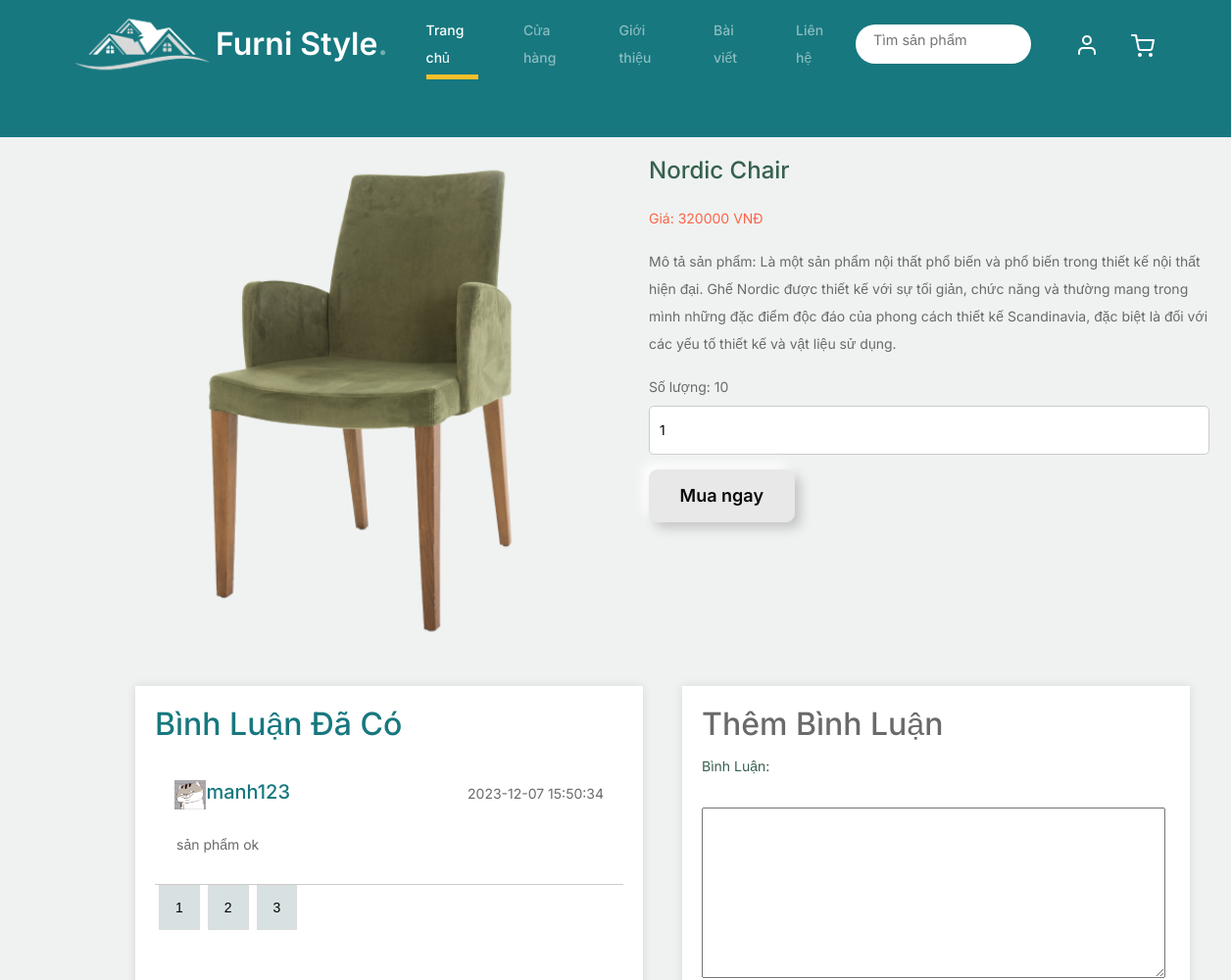
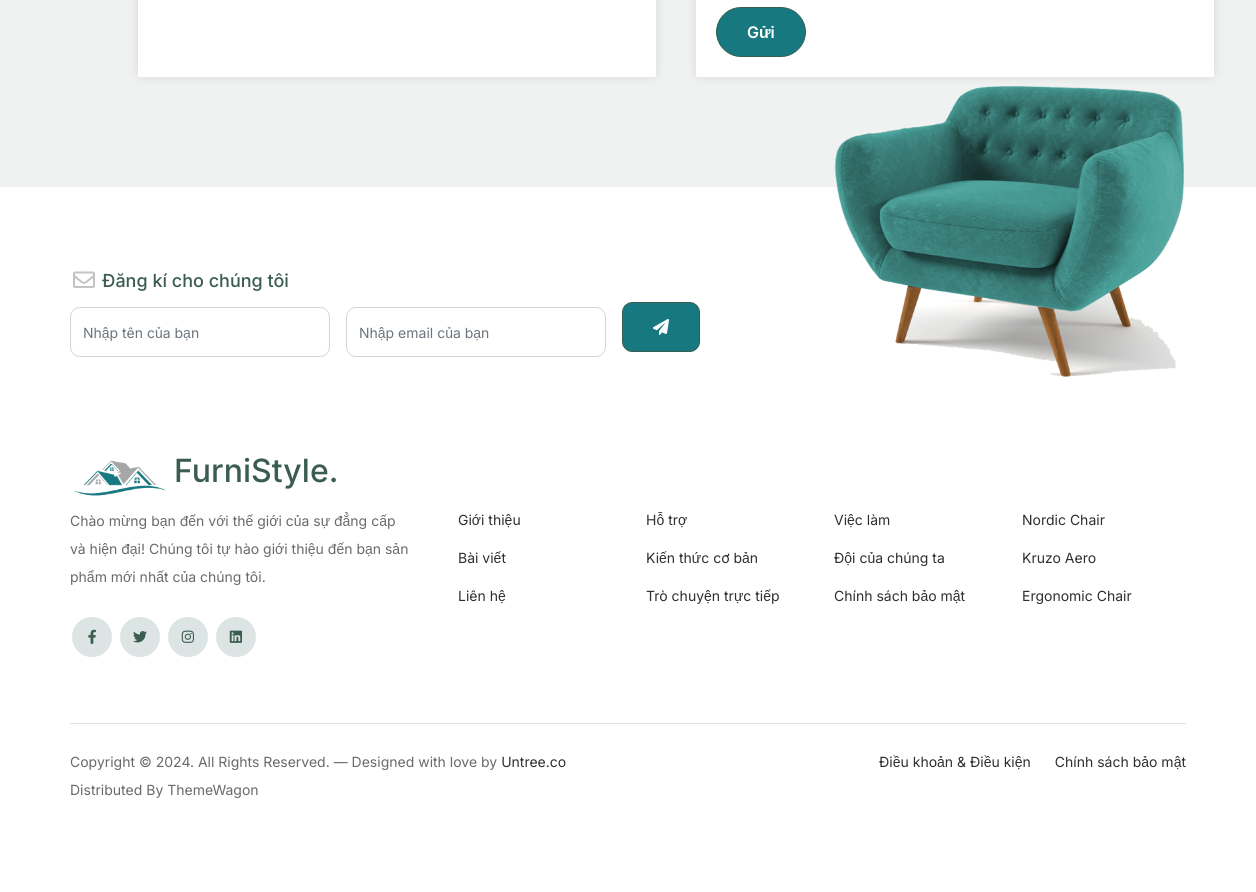
/?mod=page&act=shop_detail&id=1, run on the app's committed database (2 pictures, top to bottom).
### tables this page shows
CREATE TABLE `sanpham` (
  `id` int(11) NOT NULL,
  `tensanpham` varchar(50) NOT NULL,
  `anhsanpham` varchar(20) NOT NULL,
  `gia` int(10) NOT NULL,
  `madanhmuc` int(10) NOT NULL,
  `mabosuutap` int(11) DEFAULT NULL,
  `giakhuyenmai` int(10) DEFAULT NULL,
  `tinhtrang` varchar(30) NOT NULL,
  `chitiet` text NOT NULL,
  `soluong` int(10) NOT NULL,
  `luotxem` int(11) NOT NULL,
  `sanphammoi` varchar(50) NOT NULL,
  `sanphamnoibat` varchar(30) NOT NULL,
  `giohang` int(11) NOT NULL
);

CREATE TABLE `binhluan` (
  `id` int(11) NOT NULL,
  `mataikhoan` int(11) NOT NULL,
  `noidung` text NOT NULL,
  `ngaybinhluan` timestamp NOT NULL DEFAULT current_timestamp() ON UPDATE current_timestamp(),
  `masanpham` int(11) DEFAULT NULL
);

CREATE TABLE `taikhoan` (
  `id` int(11) NOT NULL,
  `tentaikhoan` varchar(50) NOT NULL,
  `email` varchar(50) NOT NULL,
  `matkhau` varchar(20) NOT NULL,
  `sdt` varchar(20) NOT NULL,
  `diachi` varchar(20) NOT NULL,
  `anhtaikhoan` varchar(30) NOT NULL,
  `quyen` varchar(20) NOT NULL
);

### index.php (called while the page is built, shortened)
<?php
    extract($_REQUEST);
    if(isset($mod)){
        switch($mod){
            case 'page':
                include_once "site/controller/page.php";
                break;
        }
    }
    else {
        header("location: ?mod=page&act=home");
    }
?>

### model_Dao/pdo.php (called while the page is built, shortened)
<?php
function pdo_get_connection(){
    $dburl = "mysql:host=localhost;dbname=duan1hoanchinh;charset=utf8";
    $username = 'root';
    $password = '';
    $conn = new PDO($dburl, $username, $password);
    $conn->setAttribute(PDO::ATTR_ERRMODE, PDO::ERRMODE_EXCEPTION);
    return $conn;
}
function pdo_query($sql){
    $sql_args = array_slice(func_get_args(), 1);
    try{
        $conn = pdo_get_connection();
        $stmt = $conn->prepare($sql);
        $stmt->execute($sql_args);
        $rows = $stmt->fetchAll();
        return $rows;
    }
    catch(PDOException $e){
        throw $e;
    }
    finally{
        unset($conn);
    }
}
function pdo_query_one($sql){
    $sql_args = array_slice(func_get_args(), 1);
    try{
        $conn = pdo_get_connection();
        $stmt = $conn->prepare($sql);
        $stmt->execute($sql_args);
        $row = $stmt->fetch(PDO::FETCH_ASSOC);
        return $row;
    }
    catch(PDOException $e){
        throw $e;
    }
    finally{
        unset($conn);
    }
}

### model_Dao/product.php (called while the page is built, shortened)
<?php
    include_once 'pdo.php';
    function get_one_product($id){
        $sql="SELECT * FROM sanpham WHERE id=?";
        return pdo_query_one($sql,$id);
    }
?>

### model_Dao/comment.php (called while the page is built, shortened)
<?php
 include_once 'pdo.php';
 function comment_list($id){
   $sql="SELECT binhluan.*, taikhoan.tentaikhoan, taikhoan.anhtaikhoan
   FROM binhluan
   join taikhoan on binhluan.mataikhoan = taikhoan.id
   where masanpham=?";
  return pdo_query($sql,$id);
}
?>

### site/views/shop_detail.php (the view, shortened to what this page needs)
<?php
    extract($onesp);
?>
<div class="container" style="display: flex;
    align-items: center;
    margin: 20px;
    margin-left: 106px;">
    <div class="row">
        <div class="product-image" style=" flex: 1;
            margin-right: 20px;">
            <img src="furni-1.0.0/images/<?=$anhsanpham?>" alt="Hình ảnh sản phẩm" style="height: 500px;">
        </div>
        <div class="product-details" style=" flex: 2;
    text-align: left;
    margin-bottom: 50px;">
            <h1>
                <?=$tensanpham?>
            </h1>
            <p style="color: tomato; font-size: 1em;">Giá: <?=$gia?> VNĐ
            </p>
            <p>
                Mô tả sản phẩm: <?=$chitiet?>
            </p>
            <label for="quantity">Số lượng: <?=$soluong?></label>
            <form action="?mod=page&act=cart&id=<?=$id ?>" method="post">
            <input type="number" id="quantity" name="quantity" value="1">
                <button class="btn button2" name="add_to_cart">Mua ngay</button>
            </form>
        </div>
    </div>
</div>
<div class="container" style=" align-items: center; margin: 20px;  margin-left: 106px;">
<div class="binhluan" style="    margin-bottom: 90px;">
        <div class="comments-section">
            <h2 style="color:  #17787f;">Bình Luận Đã Có</h2>
            <div class="comment">
            <div class="comment2"style=" flex: 1; padding: 20px; display: flex; flex-wrap: wrap; justify-content: space-between;">
            <?php foreach($comment_list as $comment): ?>
                    <img src="furni-1.0.0/images/<?=$comment['anhtaikhoan']?>" style="height: 30px;">
                        <h5 style="color:  #17787f;"> <?=$comment['tentaikhoan']?></h5>
                        <h50 style="margin-left: auto;"> <?=$comment['ngaybinhluan']?></h50><br>
            </div>
                        <p style="margin-left: 22px;"><?=$comment['noidung']?></p>
                <?php endforeach ?>
            </div>
            <div class="chuyentrang">
        <div class="pagination" style="" >
            <a href="#" class="page">1</a>
            <a href="#" class="page">2</a>
            <a href="#" class="page">3</a>
        </div> </div>
        </div>
        <div class="comment-form">
            <h2>Thêm Bình Luận</h2>
            <form>
                <label for="comment">Bình Luận:</label>
                <br>
                <textarea id="comment" name="noidungbinhluan" rows="6" style="width: 99%;" required></textarea>
                <br>
                <div class="col-auto">
                                <button class="btn btn-primary" name="guibinhluan" style="background: #17787f;">
										Gửi
									</button>
                            </div>
            </form>
        </div>
    </div>
</div>

### furni-1.0.0/css/style.css (style rules this page uses)
body { overflow-x: hidden; position: relative; }
body { font-family: "Inter", sans-serif; font-weight: 400; line-height: 28px; color: #6a6a6a; font-size: 14px; background-color: #eff2f1; }
a { text-decoration: none; -webkit-transition: .3s all ease; -o-transition: .3s all ease; transition: .3s all ease; color: #2f2f2f; text-decoration: underline; }
.btn { font-weight: 600; padding: 12px 30px; border-radius: 30px; color: #ffffff; background: #2f2f2f; border-color: #2f2f2f; }
.btn.btn-primary { background: #17787f; border-color: #3b5d50; }
textarea { height: auto !important; }
.binhluan { display: flex; }
.comments-section { width: 48%; background-color: #fff; box-shadow: 0 0 10px rgba(0, 0, 0, 0.1); margin: 20px; padding: 20px; }
.comment-form { width: 48%; background-color: #fff; box-shadow: 0 0 10px rgba(0, 0, 0, 0.1); margin: 20px; padding: 20px; }
.comment { border-bottom: 1px solid #ccc; padding: 10px 0; }
.chuyentrang { font-family: Arial, sans-serif; }
.page { display: inline-block; padding: 8px 16px; text-decoration: none; color: #000; border: 1px solid #ddd; background-color: #d8e1e2; margin: 0 4px; transition: background-color 0.3s; }

### furni-1.0.0/css/login_register.css (style rules this page uses)
h1 { font-size: 24px; margin-bottom: 20px; color: #37614E; }
form { color: #37614E; }
label { display: block; text-align: left; margin-top: 10px; }
input { font-size: 14px; width: 100%; padding: 10px; margin-top: 5px; margin-bottom: 15px; border: 1px solid #ccc; border-radius: 5px; }
.button2 { display: inline-block; transition: all 0.2s ease-in; position: relative; overflow: hidden; z-index: 1; color: #090909; padding: 0.7em 1.7em; font-size: 18px; border-radius: 0.5em; background: #e8e8e8; border: 1px solid #e8e8e8; box-shadow: 6px 6px 12px #c5c5c5, -6px -6px 12px #ffffff; }
.button2:before { content: ""; position: absolute; left: 50%; transform: translateX(-50%) scaleY(1) scaleX(1.25); top: 100%; width: 140%; height: 180%; background-color: rgba(0, 0, 0, 0.05); border-radius: 50%; display: block; transition: all 0.5s 0.1s cubic-bezier(0.55, 0, 0.1, 1); z-index: -1; }
.button2:after { content: ""; position: absolute; left: 55%; transform: translateX(-50%) scaleY(1) scaleX(1.45); top: 180%; width: 160%; height: 190%; background-color: #009087; border-radius: 50%; display: block; transition: all 0.5s 0.1s cubic-bezier(0.55, 0, 0.1, 1); z-index: -1; }

### data on the page
sanpham: anhsanpham (picture), tensanpham "Nordic Chair", gia "320000", chitiet "Là một sản phẩm nội thất phổ biến và phổ biến trong thiết kế nội thất hiện đại. Ghế Nordic được thiết kế với sự tối giản, chức năng và thường mang trong mình những đặc điểm độc đáo của phong cách thiết kế Scandinavia, đặc biệt là đối với các yếu tố thiết kế và vật liệu sử dụng.", soluong "10"
binhluan: mataikhoan.anhtaikhoan (picture), mataikhoan.tentaikhoan "manh123", ngaybinhluan "2023-12-07 15:50:34", noidung "sản phẩm ok"
